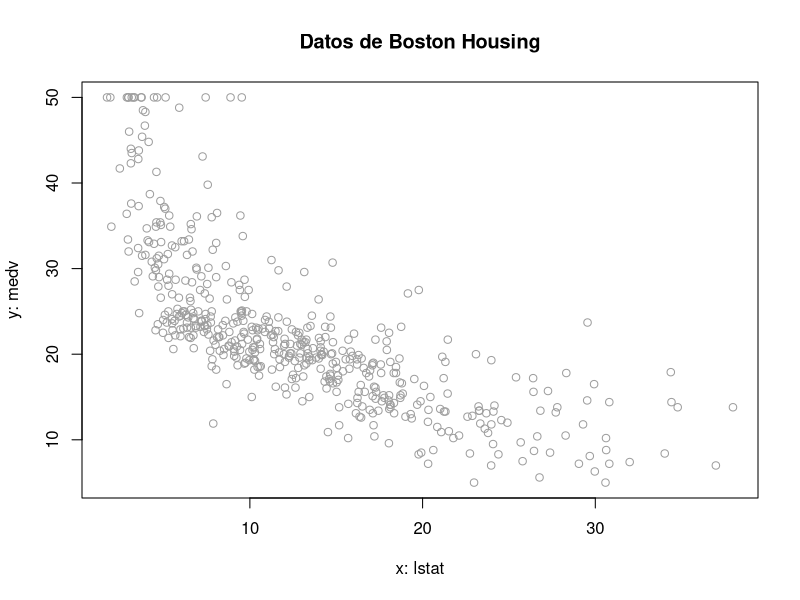
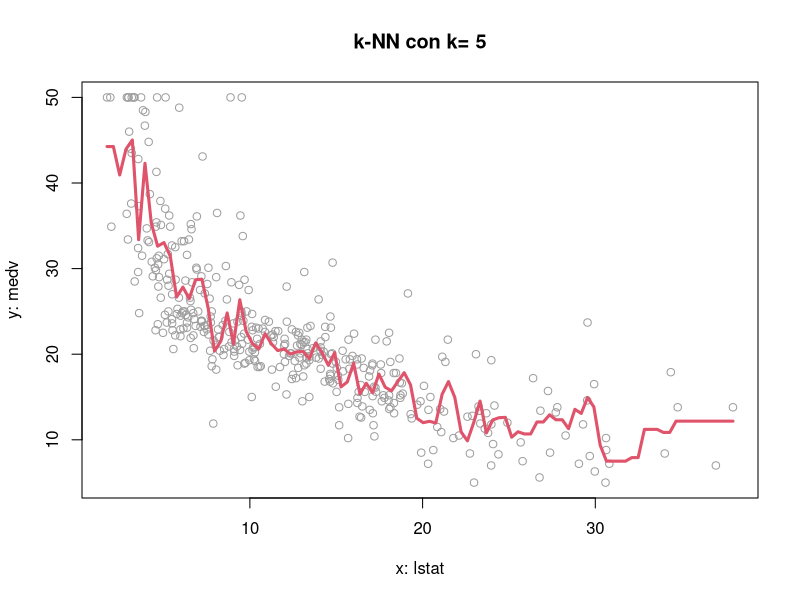
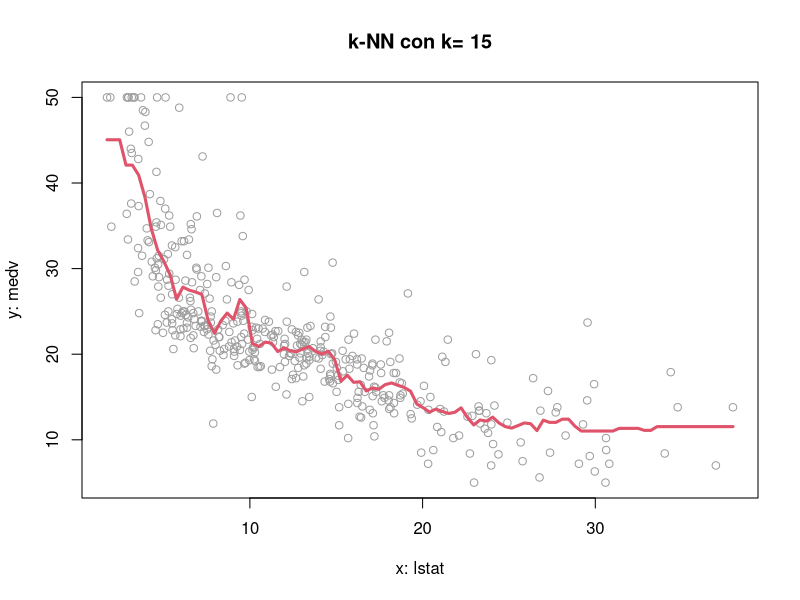
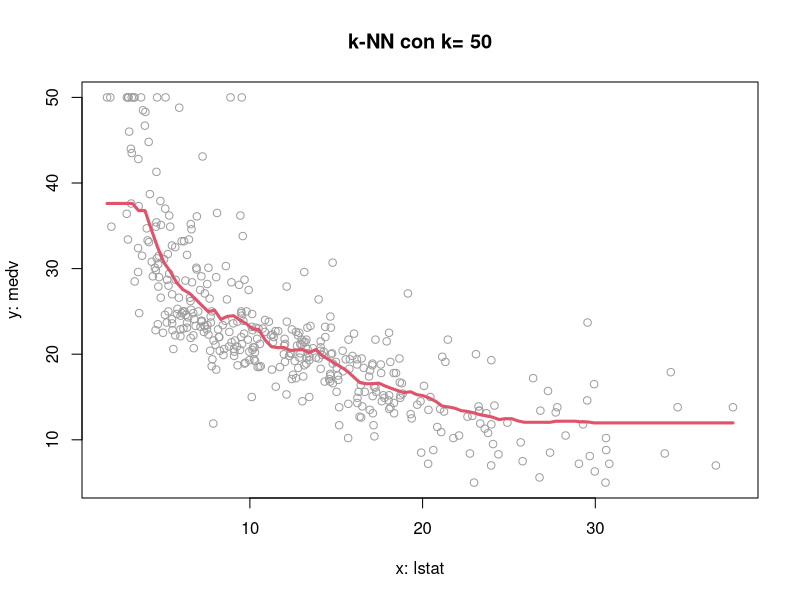
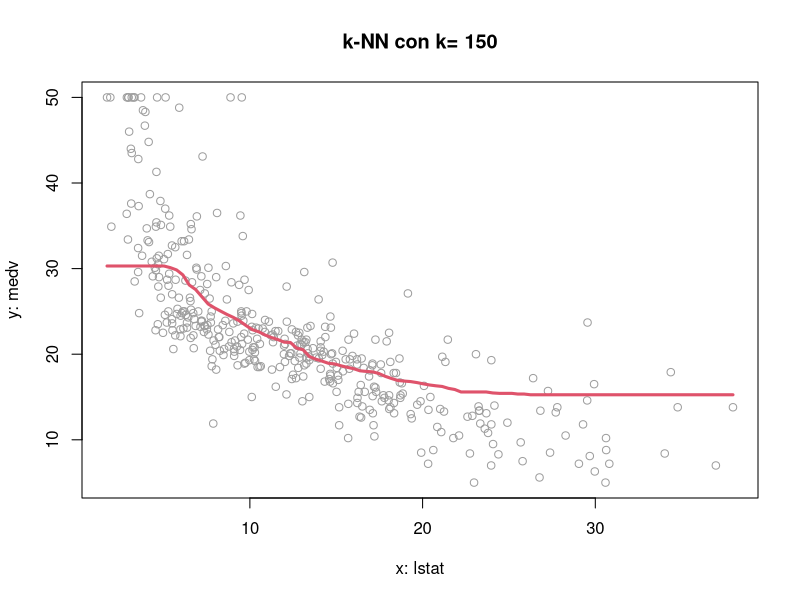

Recreate these plots in R, in order.
## ---- chunk 1
knitr::opts_chunk$set(echo = TRUE, eval=TRUE, warning =FALSE, message=FALSE)
## ---- chunk 2
library(MASS)  # Contiene el dataset Boston
library(RANN)  # Para búsqueda rápida de vecinos más cercanos

# Cargar datos
data(Boston)
x <- Boston$lstat
y <- Boston$medv

# Visualización de datos
plot(x, y, xlab="x: lstat", ylab="y: medv", col=8, main="Datos de Boston Housing")
## ---- chunk 3
set.seed(123)  # Para reproducibilidad
n <- length(y)
train_index <- sample(1:n, size = floor(0.8 * n), replace = FALSE)
x_train <- x[train_index]
y_train <- y[train_index]
x_test <- x[-train_index]
y_test <- y[-train_index]
## ---- chunk 4
knn_regr_fast <- function(x, y, t, k) {
    nn <- nn2(data = as.matrix(x), query = as.matrix(t), k = k)
    mt <- rowMeans(matrix(y[nn$nn.idx], nrow=length(t), ncol=k))
    return(mt)
}
## ---- chunk 5
# Valores de k a evaluar
k_values <- c(5, 15, 50, 150)

# Inicialización de tabla de errores
errors <- data.frame(k = integer(), RMSE = numeric())

for (k in k_values) {
    mt_train <- knn_regr_fast(x_train, y_train, x_test, k)
    
    # Calcular el error cuadrático medio (RMSE)
    RMSE <- sqrt(mean((y_test - mt_train)^2))
    
    # Guardar resultados
    errors <- rbind(errors, data.frame(k = k, RMSE = RMSE))
    
    # Graficar resultados
    plot(x_train, y_train, col=8, xlab="x: lstat", ylab="y: medv", 
         main=paste("k-NN con k=", k))
    t_seq <- seq(min(x), max(x), length.out=100)
    mt_seq <- knn_regr_fast(x_train, y_train, t_seq, k)
    lines(t_seq, mt_seq, col=2, lwd=3)
}

# Mostrar errores
print(errors)
